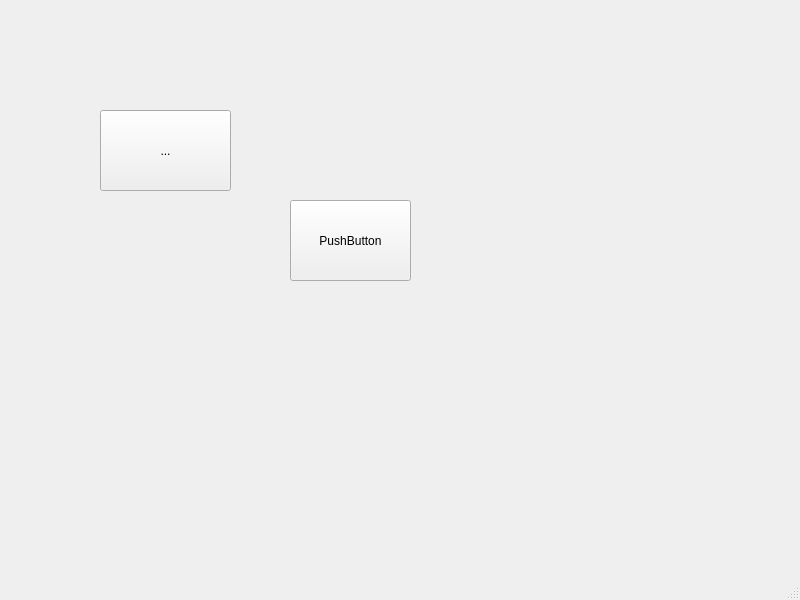
<?xml version="1.0" encoding="UTF-8"?>
<ui version="4.0">
 <class>MainWindow</class>
 <widget class="QMainWindow" name="MainWindow">
  <property name="geometry">
   <rect>
    <x>0</x>
    <y>0</y>
    <width>800</width>
    <height>600</height>
   </rect>
  </property>
  <property name="windowTitle">
   <string>MainWindow</string>
  </property>
  <widget class="QWidget" name="centralwidget">
   <widget class="QPushButton" name="pushButton">
    <property name="geometry">
     <rect>
      <x>290</x>
      <y>200</y>
      <width>121</width>
      <height>81</height>
     </rect>
    </property>
    <property name="text">
     <string>PushButton</string>
    </property>
   </widget>
   <widget class="QToolButton" name="toolButton">
    <property name="geometry">
     <rect>
      <x>100</x>
      <y>110</y>
      <width>131</width>
      <height>81</height>
     </rect>
    </property>
    <property name="text">
     <string>...</string>
    </property>
   </widget>
  </widget>
  <widget class="QMenuBar" name="menubar">
   <property name="geometry">
    <rect>
     <x>0</x>
     <y>0</y>
     <width>800</width>
     <height>21</height>
    </rect>
   </property>
  </widget>
  <widget class="QStatusBar" name="statusbar"/>
 </widget>
 <resources/>
 <connections/>
</ui>
